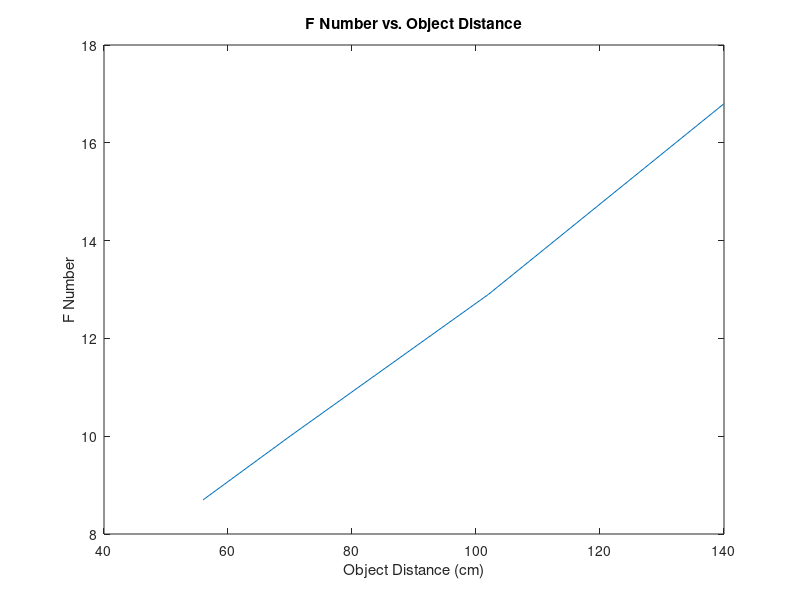

MATLAB code for this plot:
%Values for F# and distance are taken from the Questar QM1 manufacturer's
%website. 
distances = [56, 70, 102, 140]; %cm
F_no = [8.7, 10, 12.9, 16.8]; %unitless
%plot the graph, title and label the axes
figure; plot(distances, F_no);
title('F Number vs. Object Distance');
xlabel('Object Distance (cm)');
ylabel('F Number');
